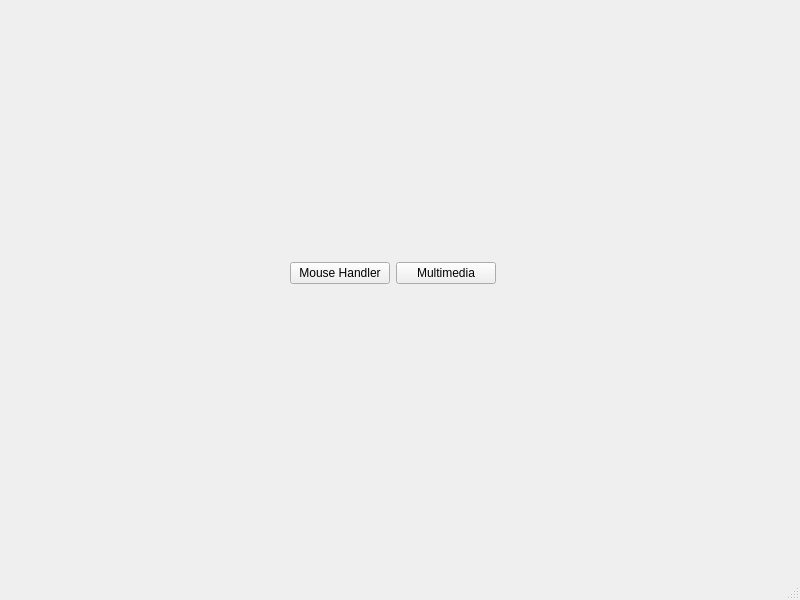
<?xml version="1.0" encoding="UTF-8"?>
<ui version="4.0">
 <class>MainWindow</class>
 <widget class="QMainWindow" name="MainWindow">
  <property name="geometry">
   <rect>
    <x>0</x>
    <y>0</y>
    <width>800</width>
    <height>600</height>
   </rect>
  </property>
  <property name="windowTitle">
   <string>MainWindow</string>
  </property>
  <widget class="QWidget" name="centralwidget">
   <widget class="QWidget" name="layoutWidget">
    <property name="geometry">
     <rect>
      <x>290</x>
      <y>260</y>
      <width>206</width>
      <height>27</height>
     </rect>
    </property>
    <layout class="QHBoxLayout" name="controlLayout">
     <item>
      <widget class="QPushButton" name="go2MouseHandlerBtn">
       <property name="text">
        <string>Mouse Handler</string>
       </property>
      </widget>
     </item>
     <item>
      <widget class="QPushButton" name="go2MultimediaBtn">
       <property name="text">
        <string>Multimedia</string>
       </property>
      </widget>
     </item>
    </layout>
   </widget>
   <widget class="QWidget" name="layoutWidget_2">
    <property name="geometry">
     <rect>
      <x>290</x>
      <y>260</y>
      <width>2</width>
      <height>2</height>
     </rect>
    </property>
    <layout class="QHBoxLayout" name="mainLayout"/>
   </widget>
  </widget>
  <widget class="QMenuBar" name="menubar">
   <property name="geometry">
    <rect>
     <x>0</x>
     <y>0</y>
     <width>800</width>
     <height>22</height>
    </rect>
   </property>
  </widget>
  <widget class="QStatusBar" name="statusbar"/>
 </widget>
 <resources/>
 <connections/>
</ui>
